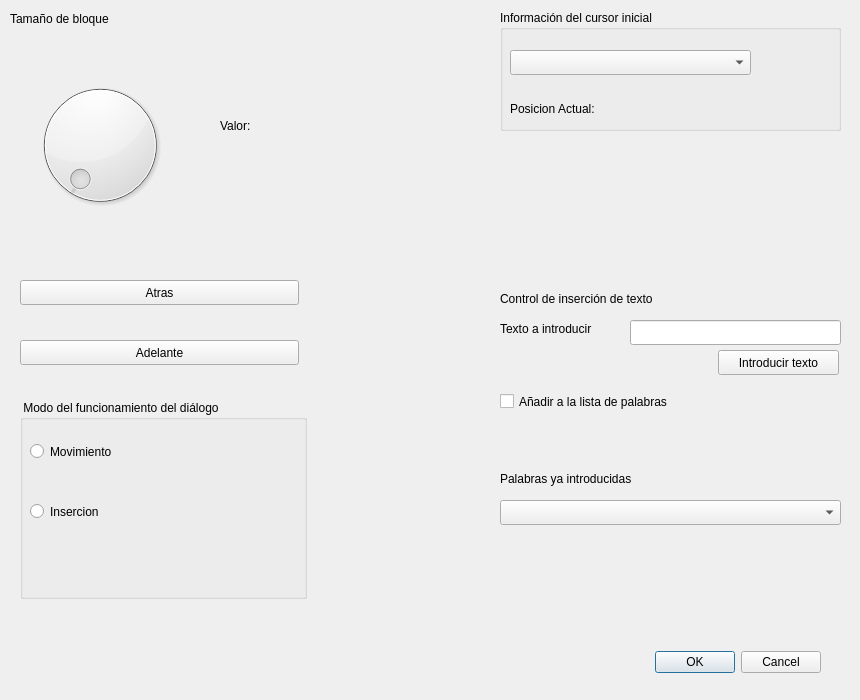
<?xml version="1.0" encoding="UTF-8"?>
<ui version="4.0">
 <class>DialogExamen</class>
 <widget class="QDialog" name="DialogExamen">
  <property name="geometry">
   <rect>
    <x>0</x>
    <y>0</y>
    <width>860</width>
    <height>700</height>
   </rect>
  </property>
  <property name="windowTitle">
   <string>Dialog</string>
  </property>
  <widget class="QDial" name="dial">
   <property name="geometry">
    <rect>
     <x>30</x>
     <y>60</y>
     <width>140</width>
     <height>170</height>
    </rect>
   </property>
  </widget>
  <widget class="QLabel" name="valor">
   <property name="geometry">
    <rect>
     <x>220</x>
     <y>110</y>
     <width>201</width>
     <height>31</height>
    </rect>
   </property>
   <property name="text">
    <string>Valor:</string>
   </property>
  </widget>
  <widget class="QLabel" name="label">
   <property name="geometry">
    <rect>
     <x>10</x>
     <y>10</y>
     <width>287</width>
     <height>17</height>
    </rect>
   </property>
   <property name="sizePolicy">
    <sizepolicy hsizetype="Preferred" vsizetype="Fixed">
     <horstretch>0</horstretch>
     <verstretch>0</verstretch>
    </sizepolicy>
   </property>
   <property name="text">
    <string>Tamaño de bloque</string>
   </property>
  </widget>
  <widget class="QDialogButtonBox" name="buttonBox">
   <property name="geometry">
    <rect>
     <x>640</x>
     <y>650</y>
     <width>181</width>
     <height>25</height>
    </rect>
   </property>
   <property name="orientation">
    <enum>Qt::Horizontal</enum>
   </property>
   <property name="standardButtons">
    <set>QDialogButtonBox::Cancel|QDialogButtonBox::Ok</set>
   </property>
  </widget>
  <widget class="QGroupBox" name="groupBox">
   <property name="geometry">
    <rect>
     <x>20</x>
     <y>400</y>
     <width>287</width>
     <height>199</height>
    </rect>
   </property>
   <property name="title">
    <string> Modo del funcionamiento del diálogo</string>
   </property>
   <widget class="QRadioButton" name="rb_insercion">
    <property name="geometry">
     <rect>
      <x>10</x>
      <y>100</y>
      <width>112</width>
      <height>23</height>
     </rect>
    </property>
    <property name="text">
     <string>Insercion</string>
    </property>
   </widget>
   <widget class="QRadioButton" name="rb_movimiento">
    <property name="geometry">
     <rect>
      <x>10</x>
      <y>40</y>
      <width>112</width>
      <height>23</height>
     </rect>
    </property>
    <property name="sizePolicy">
     <sizepolicy hsizetype="Preferred" vsizetype="Fixed">
      <horstretch>0</horstretch>
      <verstretch>0</verstretch>
     </sizepolicy>
    </property>
    <property name="text">
     <string>Movimiento</string>
    </property>
   </widget>
  </widget>
  <widget class="QPushButton" name="btnAtras">
   <property name="geometry">
    <rect>
     <x>20</x>
     <y>280</y>
     <width>279</width>
     <height>25</height>
    </rect>
   </property>
   <property name="text">
    <string>Atras</string>
   </property>
  </widget>
  <widget class="QPushButton" name="btnAlante">
   <property name="geometry">
    <rect>
     <x>20</x>
     <y>340</y>
     <width>279</width>
     <height>25</height>
    </rect>
   </property>
   <property name="sizeIncrement">
    <size>
     <width>0</width>
     <height>0</height>
    </size>
   </property>
   <property name="text">
    <string>Adelante</string>
   </property>
  </widget>
  <widget class="QGroupBox" name="groupBox_2">
   <property name="geometry">
    <rect>
     <x>500</x>
     <y>10</y>
     <width>341</width>
     <height>121</height>
    </rect>
   </property>
   <property name="sizePolicy">
    <sizepolicy hsizetype="Preferred" vsizetype="Minimum">
     <horstretch>0</horstretch>
     <verstretch>0</verstretch>
    </sizepolicy>
   </property>
   <property name="title">
    <string>Información del cursor inicial</string>
   </property>
   <widget class="QComboBox" name="comboBox">
    <property name="geometry">
     <rect>
      <x>10</x>
      <y>40</y>
      <width>241</width>
      <height>25</height>
     </rect>
    </property>
    <property name="sizePolicy">
     <sizepolicy hsizetype="Maximum" vsizetype="Preferred">
      <horstretch>0</horstretch>
      <verstretch>0</verstretch>
     </sizepolicy>
    </property>
   </widget>
   <widget class="QLabel" name="labelPosicion">
    <property name="geometry">
     <rect>
      <x>10</x>
      <y>90</y>
      <width>141</width>
      <height>17</height>
     </rect>
    </property>
    <property name="text">
     <string>Posicion Actual: </string>
    </property>
   </widget>
  </widget>
  <widget class="QLabel" name="lbInsercionTexto">
   <property name="geometry">
    <rect>
     <x>500</x>
     <y>290</y>
     <width>211</width>
     <height>17</height>
    </rect>
   </property>
   <property name="text">
    <string>Control de inserción de texto</string>
   </property>
  </widget>
  <widget class="QLabel" name="lbTexoIntro">
   <property name="geometry">
    <rect>
     <x>500</x>
     <y>320</y>
     <width>121</width>
     <height>17</height>
    </rect>
   </property>
   <property name="text">
    <string>Texto a introducir</string>
   </property>
  </widget>
  <widget class="QLineEdit" name="le_palabra">
   <property name="geometry">
    <rect>
     <x>630</x>
     <y>320</y>
     <width>211</width>
     <height>25</height>
    </rect>
   </property>
  </widget>
  <widget class="QPushButton" name="btnIntroTexto">
   <property name="geometry">
    <rect>
     <x>718</x>
     <y>350</y>
     <width>121</width>
     <height>25</height>
    </rect>
   </property>
   <property name="text">
    <string>Introducir texto</string>
   </property>
  </widget>
  <widget class="QCheckBox" name="checkAdd">
   <property name="geometry">
    <rect>
     <x>500</x>
     <y>390</y>
     <width>211</width>
     <height>23</height>
    </rect>
   </property>
   <property name="text">
    <string>Añadir a la lista de palabras</string>
   </property>
  </widget>
  <widget class="QComboBox" name="comboPalabras">
   <property name="geometry">
    <rect>
     <x>500</x>
     <y>500</y>
     <width>341</width>
     <height>25</height>
    </rect>
   </property>
  </widget>
  <widget class="QLabel" name="lbPalabrasIntro">
   <property name="geometry">
    <rect>
     <x>500</x>
     <y>470</y>
     <width>181</width>
     <height>17</height>
    </rect>
   </property>
   <property name="text">
    <string>Palabras ya introducidas</string>
   </property>
  </widget>
 </widget>
 <resources/>
 <connections>
  <connection>
   <sender>buttonBox</sender>
   <signal>accepted()</signal>
   <receiver>DialogExamen</receiver>
   <slot>accept()</slot>
   <hints>
    <hint type="sourcelabel">
     <x>248</x>
     <y>254</y>
    </hint>
    <hint type="destinationlabel">
     <x>157</x>
     <y>274</y>
    </hint>
   </hints>
  </connection>
  <connection>
   <sender>buttonBox</sender>
   <signal>rejected()</signal>
   <receiver>DialogExamen</receiver>
   <slot>reject()</slot>
   <hints>
    <hint type="sourcelabel">
     <x>316</x>
     <y>260</y>
    </hint>
    <hint type="destinationlabel">
     <x>286</x>
     <y>274</y>
    </hint>
   </hints>
  </connection>
 </connections>
</ui>
